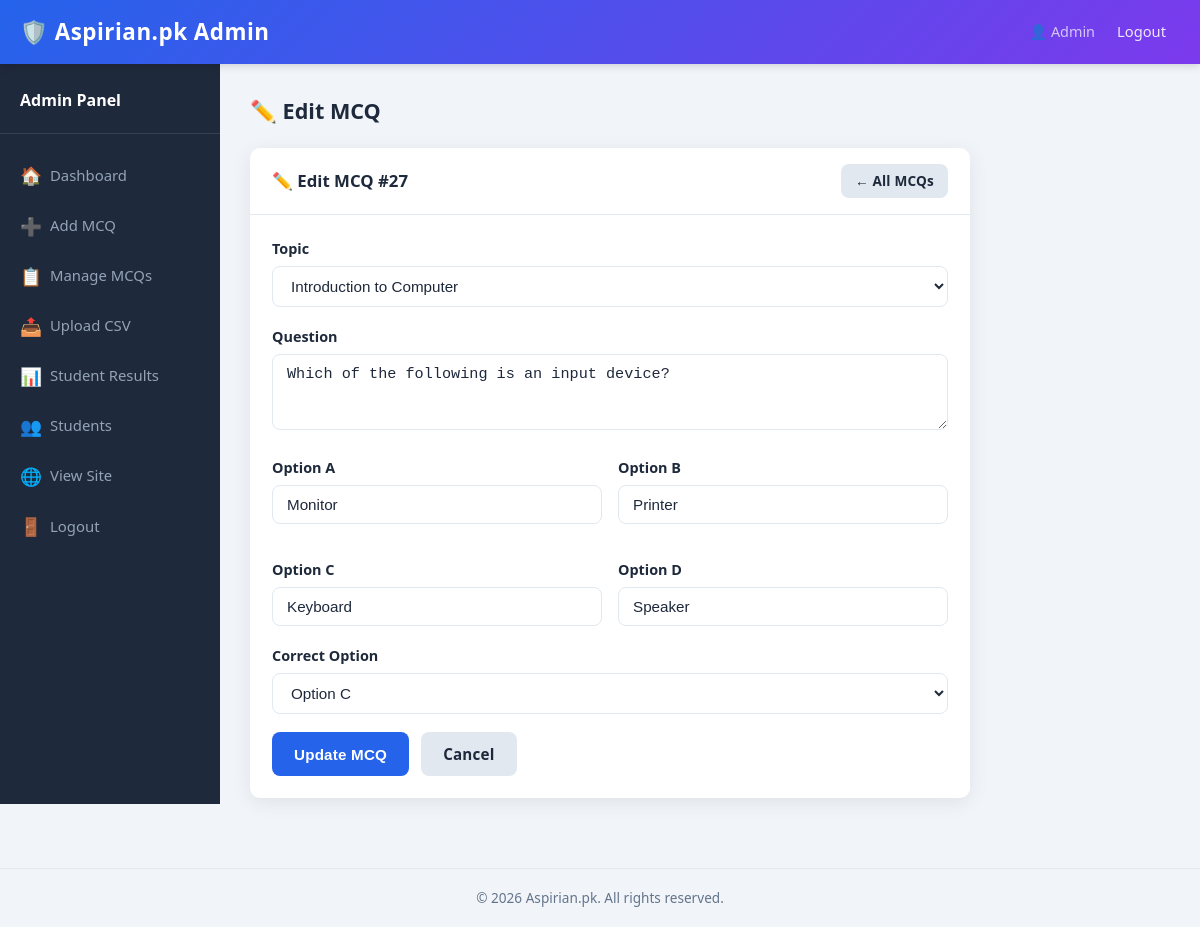
Page /admin/edit_mcq.php?id=27 (signed in) on the committed database.
### tables this page shows
CREATE TABLE IF NOT EXISTS mcqs (
    id              INT(11)       NOT NULL AUTO_INCREMENT,
    topic           VARCHAR(100)  NOT NULL,
    question        TEXT          NOT NULL,
    option_a        VARCHAR(255)  NOT NULL,
    option_b        VARCHAR(255)  NOT NULL,
    option_c        VARCHAR(255)  NOT NULL,
    option_d        VARCHAR(255)  NOT NULL,
    correct_option  ENUM('a','b','c','d') NOT NULL,
    created_at      TIMESTAMP     NOT NULL DEFAULT CURRENT_TIMESTAMP,
    PRIMARY KEY (id),
    INDEX idx_topic (topic)
);

### functions.php (called while the page is built, shortened)
<?php
require_once __DIR__ . '/config.php';
function e(string $str): string {
    return htmlspecialchars($str, ENT_QUOTES | ENT_HTML5, 'UTF-8');
}
function fetchOne(string $sql, string $types = '', ...$params): ?array {
    global $conn;
    $stmt = $conn->prepare($sql);
    if ($types && $params) {
        $stmt->bind_param($types, ...$params);
    }
    $stmt->execute();
    $result = $stmt->get_result();
    $row    = $result->fetch_assoc();
    return $row ?: null;
}

### admin/edit_mcq.php (the view, shortened to what this page needs)
<?php
require_once __DIR__ . '/../functions.php';
$id  = (int)($_GET['id'] ?? 0);
$mcq = fetchOne('SELECT * FROM mcqs WHERE id = ? LIMIT 1', 'i', $id);
include '_header.php';
?>
<div class="card" style="max-width:720px;">
    <div class="card-header">
        ✏️ Edit MCQ #<?= $id ?>
        <a href="mcqs.php" class="btn btn-light btn-sm">← All MCQs</a>
    </div>
    <div class="card-body">
        <form method="POST" action="edit_mcq.php?id=<?= $id ?>" novalidate>
            <div class="form-group">
                <label for="topic">Topic</label>
                <select id="topic" name="topic" class="form-control" required>
                    <?php foreach (TOPICS as $t): ?>
                        <option value="<?= e($t) ?>" <?= ($mcq['topic'] === $t) ? 'selected' : '' ?>>
                            <?= e($t) ?>
                        </option>
                    <?php endforeach; ?>
                </select>
            </div>
            <div class="form-group">
                <label for="question">Question</label>
                <textarea
                    id="question"
                    name="question"
                    class="form-control"
                    rows="3"
                    required
                    style="resize:vertical;"
                ><?= e($mcq['question']) ?></textarea>
            </div>
            <div style="display:grid; grid-template-columns:1fr 1fr; gap:16px;">
                <?php foreach (['a','b','c','d'] as $letter): ?>
                    <div class="form-group">
                        <label for="option_<?= $letter ?>">Option <?= strtoupper($letter) ?></label>
                        <input
                            type="text"
                            id="option_<?= $letter ?>"
                            name="option_<?= $letter ?>"
                            class="form-control"
                            value="<?= e($mcq['option_' . $letter]) ?>"
                            required
                        >
                    </div>
                <?php endforeach; ?>
            </div>
            <div class="form-group">
                <label for="correct_option">Correct Option</label>
                <select id="correct_option" name="correct_option" class="form-control" required>
                    <?php foreach (['a'=>'A','b'=>'B','c'=>'C','d'=>'D'] as $val => $label): ?>
                        <option value="<?= $val ?>" <?= ($mcq['correct_option'] === $val) ? 'selected' : '' ?>>
                            Option <?= $label ?>
                        </option>
                    <?php endforeach; ?>
                </select>
            </div>
            <div style="display:flex; gap:12px; margin-top:8px;">
                <button type="submit" class="btn btn-primary">Update MCQ</button>
                <a href="mcqs.php" class="btn btn-light">Cancel</a>
            </div>
        </form>
    </div>
</div>
<?php include '_footer.php'; ?>

### assets/css/style.css (style rules this page uses)
*, *::before, *::after { box-sizing: border-box; margin: 0; padding: 0; }
:root { --primary: #2563eb; --primary-dk: #1e40af; --secondary: #7c3aed; --success: #16a34a; --danger: #dc2626; --warning: #d97706; --bg: #f1f5f9; --card: #ffffff; --text: #1e293b; --muted: #64748b; --border: #e2e8f0; --radius: 10px; --shadow: 0 4px 20px rgba(0,0,0,.08); }
body { font-family: 'Segoe UI', Tahoma, Geneva, Verdana, sans-serif; background: var(--bg); color: var(--text); min-height: 100vh; line-height: 1.6; }
a { color: var(--primary); text-decoration: none; }
.form-group { margin-bottom: 18px; }
.form-group label { display: block; font-weight: 600; margin-bottom: 6px; font-size: .9rem; color: var(--text); }
.form-control { width: 100%; padding: 10px 14px; border: 1.5px solid var(--border); border-radius: 8px; font-size: .95rem; transition: border-color .2s, box-shadow .2s; background: #fff; color: var(--text); }
select.form-control { cursor: pointer; }
.btn { display: inline-block; padding: 10px 22px; border-radius: 8px; border: none; font-size: .95rem; font-weight: 600; cursor: pointer; transition: background .2s, transform .1s, box-shadow .2s; text-align: center; letter-spacing: .2px; }
.btn-primary { background: var(--primary); color: #fff; }
.btn-light { background: var(--border); color: var(--text); }
.btn-sm { padding: 6px 14px; font-size: .85rem; }
.card { background: var(--card); border-radius: var(--radius); box-shadow: var(--shadow); overflow: hidden; }
.card-header { padding: 16px 22px; border-bottom: 1px solid var(--border); font-weight: 700; font-size: 1.05rem; display: flex; align-items: center; justify-content: space-between; gap: 10px; }
.card-body { padding: 22px; }

### rows in the picture
mcqs: question "Which of the following is an input device?", option_a "Monitor", option_b "Printer", option_c "Keyboard", option_d "Speaker", correct_option "Option C"

### other values in the picture
SITE_NAME "Aspirian.pk"
$_SESSION['name'] "Admin"
$pageTitle "✏️ Edit MCQ"
$id "27"
$letter "A"
$letter "B"
$letter "C"
$letter "D"
form field topic "Introduction to Computer"
